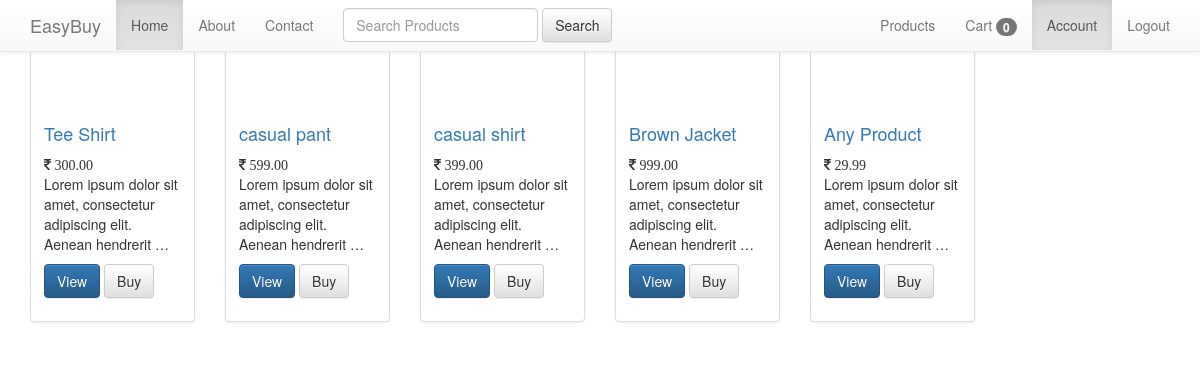
The page /products/ (signed in) on the database its author committed.
### products/models.py (models this page shows, shortened)
class ProductImage(models.Model):
	product=models.ForeignKey(Product)
	image = models.ImageField(upload_to="products/images/")
	featured=models.BooleanField(default=False)
	thumbnail=models.BooleanField(default=False)
	active = models.BooleanField(default=True)
	updated = models.DateTimeField(auto_now_add=False , auto_now=True)

class Product(models.Model):
	title = models.CharField(max_length=120)
	description=models.TextField(null=True , blank=True)
	price = models.DecimalField(decimal_places=2,max_digits=100,default=29.99)
	sale_price = models.DecimalField(decimal_places=2,max_digits=100,\
									null=True,blank=True)
	slug = models.SlugField(unique=True)
	timestamp= models.DateTimeField(auto_now_add=True , auto_now=False)
	updated= models.DateTimeField(auto_now_add=False , auto_now=True)
	active = models.BooleanField(default=True)
	class Meta:
		unique_together = ("title","slug")
	def get_absolute_url(self):
		return reverse("single_product",kwargs={"slug" : self.slug})

### products/views.py (the view)
# urls.py: url(r'^products/$',all,name="all_products"),
def all(request):
	products=Product.objects.all()
	context={
		"products":products
	}
	template="products/all.html"
	return render(request,template,context)

### templates/products/all.html (shortened to what this page needs)
{% extends "base.html" %}
{% load staticfiles %}
    {% block content %}
      <div class="row">
          {% for product in products %}
           <div class="col-sm-2">
              <div class="thumbnail">
                  {% if product.productimage_set.all %}
                      {% for item in product.productimage_set.all %}
                          {% if item.featured %}
                          <a href="{{ product.get_absolute_url }}"><div class="product_image" style ="
                          	width: 100px;height: 100px;
                            background-image: url('{{ item.image.url }}');
                            "> </div></a>
                          {% endif %}
                      {% endfor %}
                  {% else %}
                      <a href="{{ product.get_absolute_url }}"><div class="product_image" style="width: 100px;height: 100px;"> </div></a>
                  {% endif %}
                  <div class="caption">
                      <h4><a href="{{ product.get_absolute_url }}">{{product.title}}</a></h4>
                      <i class="fa fa-inr">&nbsp{{product.price}}</i>
                      <p>{{product.description|truncatewords:10}}</p>
                      <p><a href="{{ product.get_absolute_url }}" class="btn btn-primary" role="button">View</a>
                      <a href="#" class="btn btn-default" role="button">Buy</a></p>
                  </div>
              </div>
          </div>
    {% endfor %}
  </div>
    {% endblock %}

### rows shown on the page
Product: title "Tee Shirt", price "300.00", description "Lorem ipsum dolor sit amet, consectetur adipiscing elit. Aenean hendrerit …"
Product: title "casual pant", price "599.00", description "Lorem ipsum dolor sit amet, consectetur adipiscing elit. Aenean hendrerit …"
Product: title "casual shirt", price "399.00", description "Lorem ipsum dolor sit amet, consectetur adipiscing elit. Aenean hendrerit …"
Product: title "Brown Jacket", price "999.00", description "Lorem ipsum dolor sit amet, consectetur adipiscing elit. Aenean hendrerit …"
Product: title "Any Product", price "29.99", description "Lorem ipsum dolor sit amet, consectetur adipiscing elit. Aenean hendrerit …"
